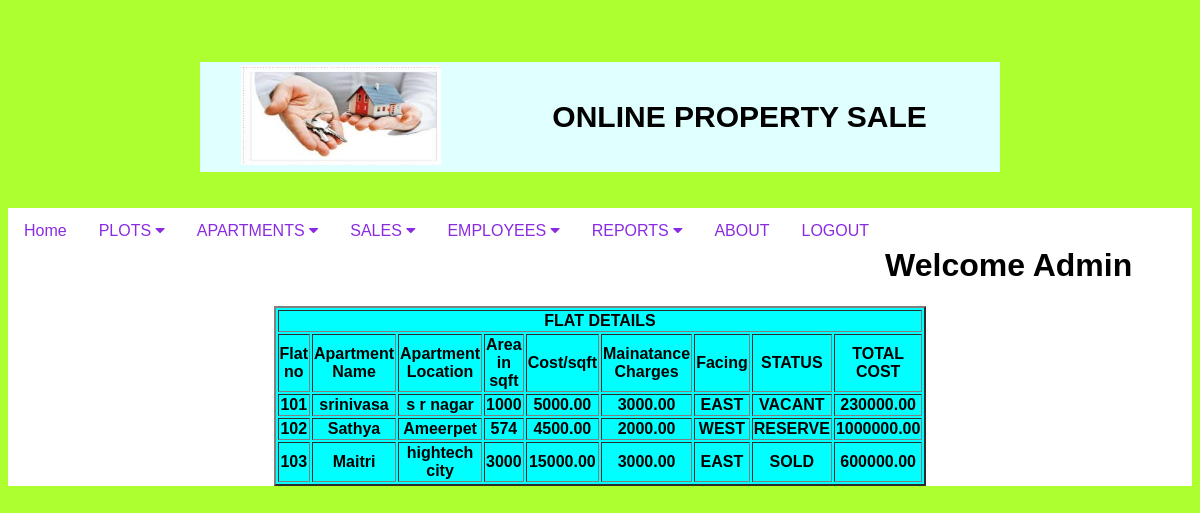
/viewflat/, run on the app's committed database.
### app1/models.py (models this page shows)
class ApartmentModel(models.Model):
    flatno = models.IntegerField(primary_key=True)
    apname = models.CharField(max_length=50)
    aplocation = models.CharField(max_length=100)
    areasqft = models.IntegerField()
    costpsqft = models.DecimalField(max_digits=10,decimal_places=2)
    maintcost = models.DecimalField(max_digits=10,decimal_places=2)
    facing = models.CharField(max_length=100)
    status = models.CharField(max_length=100)
    totalcost = models.DecimalField(max_digits=10,decimal_places=2)

### app1/views.py (the view)
# urls.py: path('viewflat/',views.viewFlat,name="viewflat"),
def viewFlat(request):
    qs1 = ApartmentModel.objects.all()
    return render(request, "viewflat.html", {"data1": qs1})

### templates/viewflat.html
{% include "usercheck.html" %}
<table align="center" border="2" width="300" bgcolor="aqua">
    <tr><th colspan="10">FLAT DETAILS</th></tr>
    <tr>
        <th>Flat no</th>
        <th>Apartment Name</th>
        <th>Apartment Location</th>
        <th>Area in sqft</th>
        <th>Cost/sqft</th>
        <th>Mainatance Charges</th>
        <th>Facing</th>
        <th>STATUS</th>
        <th>TOTAL COST</th>
    </tr>
    {% for x in data1 %}
        <tr>
        <th>{{ x.flatno }}</th>
        <th>{{ x.apname }}</th>
        <th>{{ x.aplocation }}</th>
        <th>{{x.areasqft }}</th>
        <th>{{x.costpsqft }}</th>
        <th>{{ x.maintcost }}</th>
        <th>{{ x.facing}}</th>
        <th>{{ x.status }}</th>
        <th>{{ x.totalcost }}</th>
        </tr>
    {% endfor %}
</table>

### templates/usercheck.html (shortened to what this page needs)
{% load staticfiles %}
{% include "basic.html" %}
<!DOCTYPE html>
<html>
<head>
<link rel="stylesheet" href="https://cdnjs.cloudflare.com/ajax/libs/font-awesome/4.7.0/css/font-awesome.min.css">
<link rel="stylesheet" href="{% static 'css/styles.css' %}">
</head>
<body bgcolor="#adff2f">
    <div class="navbar">
      <a href="{% url 'home' %}">Home</a>
  <div class="dropdown">
    <button class="dropbtn">PLOTS
      <i class="fa fa-caret-down"></i>
    </button>
  </div>
  <div class="dropdown">
    <button class="dropbtn">APARTMENTS
      <i class="fa fa-caret-down"></i>
    </button>
  </div>
    <div class="dropdown">
    <button class="dropbtn">SALES
      <i class="fa fa-caret-down"></i>
    </button>
  </div>
    <div class="dropdown">
    <button class="dropbtn">EMPLOYEES
      <i class="fa fa-caret-down"></i>
    </button>
  </div>
    <div class="dropdown">
    <button class="dropbtn">REPORTS
      <i class="fa fa-caret-down"></i>
    </button>
  </div>
    <div class="dropdown">
        <form action="{% url 'about' %}">
    <button class="dropbtn">ABOUT
    </button></form>
  </div>
    <div class="dropdown">
        <form action="{% url 'main' %}">
    <button class="dropbtn">LOGOUT
    </button></form>
</div>
<br>
    <h1>Welcome Admin</h1>
</body>
</html>

### templates/basic.html (shortened to what this page needs)
<!DOCTYPE html>
{% load staticfiles %}
<html lang="en">
<head>
</head>
<body>
 <br><br><br>
<table align="center" border="0" bgcolor="#e0ffff" width="800">
        <tr ><th><img src="{% static 'images/one.jpg' %}" height="100" width="200"></th><th height="30" style="font-size: 30px">ONLINE PROPERTY SALE</th></tr>
    </table>
</body>
</html>

### app1/static/css/styles.css (style rules this page uses)
body { font-family: Arial, Helvetica, sans-serif; }
.navbar { overflow: hidden; background-color: white; }
.navbar a { float: left; font-size: 16px; color: blueviolet; text-align: center; padding: 14px 16px; text-decoration: none; }
.dropdown { float: left; overflow: hidden; }
.dropdown .dropbtn { font-size: 16px; border: none; outline: none; color: blueviolet; padding: 14px 16px; background-color: inherit; font-family: inherit; margin: 0; }

### data on the page
ApartmentModel: flatno "101", apname "srinivasa", aplocation "s r nagar", areasqft "1000", costpsqft "5000.00", maintcost "3000.00", facing "EAST", status "VACANT", totalcost "230000.00"
ApartmentModel: flatno "102", apname "Sathya", aplocation "Ameerpet", areasqft "574", costpsqft "4500.00", maintcost "2000.00", facing "WEST", status "RESERVE", totalcost "1000000.00"
ApartmentModel: flatno "103", apname "Maitri", aplocation "hightech city", areasqft "3000", costpsqft "15000.00", maintcost "3000.00", facing "EAST", status "SOLD", totalcost "600000.00"
